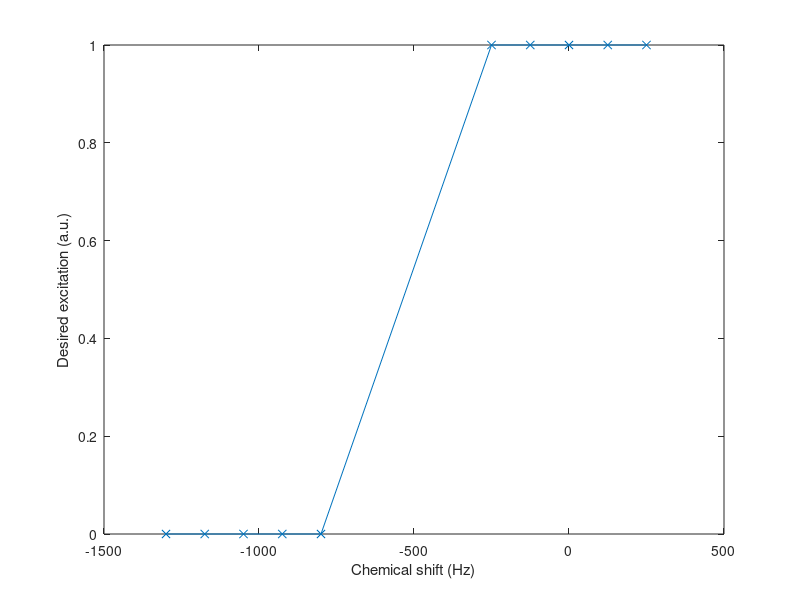

Here is the MATLAB script that generated this plot: (Note: this script raises an error after producing the figure.)
%% This is a demo script showing how to design ptx spatial spectral pulse (2D space + 1D spectral) that can trace dB0. 
%
% Created and edited by Xiaoping, 7/12/2024

close all; clearvars
addpath(fullfile('.','src'));
%% prep
load calibrationMS.mat    % load in ptx calibration 
nslices= size(b0mapMS,3);
soi= round(0.5*nslices);
b1maps= 1e-6*conj(rfmapMS(:,:,soi,:)); %b1mapsMSn(:,:,soi,:);
b0map= 1e-6*(-1).* b0mapMS(:,:,soi); % due to a left hand system. 
mask= maskMS(:,:,soi);img= imgb0(:,:,soi);
%%

fox =  1e-3*(210*[1 1]); %1e-3*(192*[1 1]); %1e-3*[256*[1 0.688]];% 1e-3*192*[1 1]; % in m

nchs = size(b1maps,4);
poffset= [-30 0 0];%[-20 0 0]; % mm, minus for shift to A
dt=10e-6;

%figure, myimagesc(sum(abs(b1maps),4), mask), caxis auto
%figure, myimagesc(img, mask), caxis auto
%h= imfreehand;
%targ0= h.createMask;
%targ= imfilter(double(targ0),fspecial('gauss'));
%figure, myimagesc(targ,mask), caxis([0 1]) %,daspect([1 0.688 1])
%save targ targ targ0

load targ

%%
myrf=load('rfpat_subpulse.mat');
gradbody= [[myrf.gy_T_m];[myrf.gx_T_m]];
grad0= gradbody;
tw0= logical(myrf.twin);

% % usage: [k,g,s,time] = design_toptSpiral(Nitlv, isRotationallyVariant, res, fov, radius, safetyMargin)
% R= 4;
% res= max(fox)./max(size(mask));
% [~,g] = design_toptSpiral(R, false, 4.*res, [max(fox) max(fox)], [0 1], 0.9);
% grad0= 1e-3.* fliplr(g(:,1:2).');
%%
% mygz=load('37segments');
% gzcomp= 2*mygz.gzcomp;
% hsw0= mygz.rf;

%%
% design spectral select
fatbnd = (-1300:125:-800); %+ 100;
waterbnd = -250:125:250;
freqs = [fatbnd waterbnd];
wsb = 8;
wpb = 1;
% water imaging
spect = [zeros(size(fatbnd)) ones(size(waterbnd))];
wts = [wsb*ones(size(fatbnd)) wpb*ones(size(waterbnd))];
figure, plot(freqs,spect,'x-')
xlabel('Chemical shift (Hz)')
ylabel('Desired excitation (a.u.)')

%% 
nSubRfs= 12;
%timewin= false(1,nSubRfs*length(tw0));
tw= repmat(tw0,[1 nSubRfs]);
grad= repmat(grad0,[1 nSubRfs]);

sysmat = construct_sysmat_spsp3d(grad,b1maps,mask,fox,b0map, -freqs,wts,tw,dt,poffset,0);
%%
fa= 10;
targ1= targ; 
targvect = fa.* construct_targvect_spsp (targ1, mask, spect);

rf = calc_rf_cgls(sysmat,targvect,nchs,tw);
%%%
%rfobj= rfPulse(rf);
%rfobj.TimeStep=dt;
%figure, rfobj.plot_amp
%figure, plot(sum(abs(rf),1))

%grdobj= gradPulse(grad);
%grdobj.TimeStep= dt;
%figure, grdobj.plot

%%
%figure, 
%subplot(1,3,1), plot(freqs,spect,'x-')
%xlabel('Chemical shift (Hz)')
%ylabel('Desired excitation (a.u.)')
%title('Excitation target')
%subplot(1,3,2), rfobj.plot_amp
%subplot(1,3,3), grdobj.plot

%% write ini file
[Nc, Nt]= size(rf);
myrf= reshape(rf', [Nc*Nt, 1]);
grad(3,:)= 0;
%%%
mygrad= grad;
orient= 'sagA2P'; %'transA2P';
switch orient
    case 'transA2P'
        mygrad(1,:)= grad(2,:);
        mygrad(2,:)= -grad(1,:);
    case 'sagA2P'
        mygrad(1,:)= grad(3,:); 
        mygrad(2,:)= -grad(1,:);
        mygrad(3,:)= -grad(2,:);
        
    otherwise
end

mygrad= 1e3* mygrad.';

opt.NOMFLIPANGLE= fa;
opt.FACTOROVERSAMPLE= 1;
opt.RFPULSE_COMMENT= 'spsp';opt.VERBOSE            = false;
save_pTXRFPulse_toINI( mygrad, myrf, [], opt);

%%
errs= zeros(size(freqs));
ccs=errs;
clear mxypatptx2d
%grad1= switch_grad_polarity(grad,[1,-1,1]);
for idx=1:length(freqs)
imxypatptx2d = run_bloch_sim ((rf), grad(1:2,:),(b1maps),mask,fox,b0map+hz2tesla(-freqs(idx)),...
    0,[],dt,poffset);
% imxypatptx2d = run_bloch_sim ((rf), grad(1:2,:),(b1maps),mask,fox,b0map,...
%     0,[],dt,poffset);

% imxypatptx2d = run_bloch_sim ((rf),grad,(b1maps),mask,fox,...
%     zeros(size(b0map))+hz2tesla(freqs(idx)),...
%     0,[],dt,poffset);

errs(idx)= norm(targ(mask)- abs(imxypatptx2d(mask)));
ccs(idx)= corr(targ(mask), abs(imxypatptx2d(mask)));
mxypatptx2d(:,:,idx)= imxypatptx2d;
end

%figure, myimagesc(asind(abs(mxypatptx2d(:,:,end))),mask), colormap jet,axis square
% figure, myMontagemn(asind(abs(mxypatptx2d)),5,2), caxis([0 1])
%figure, position_plots(asind(abs(mxypatptx2d)),[2 5],[0 fa],[],mask)

%save design4whole rf mxypatptx2d fa mask
%save design4partial rf grad mxypatptx2d fa mask targ
